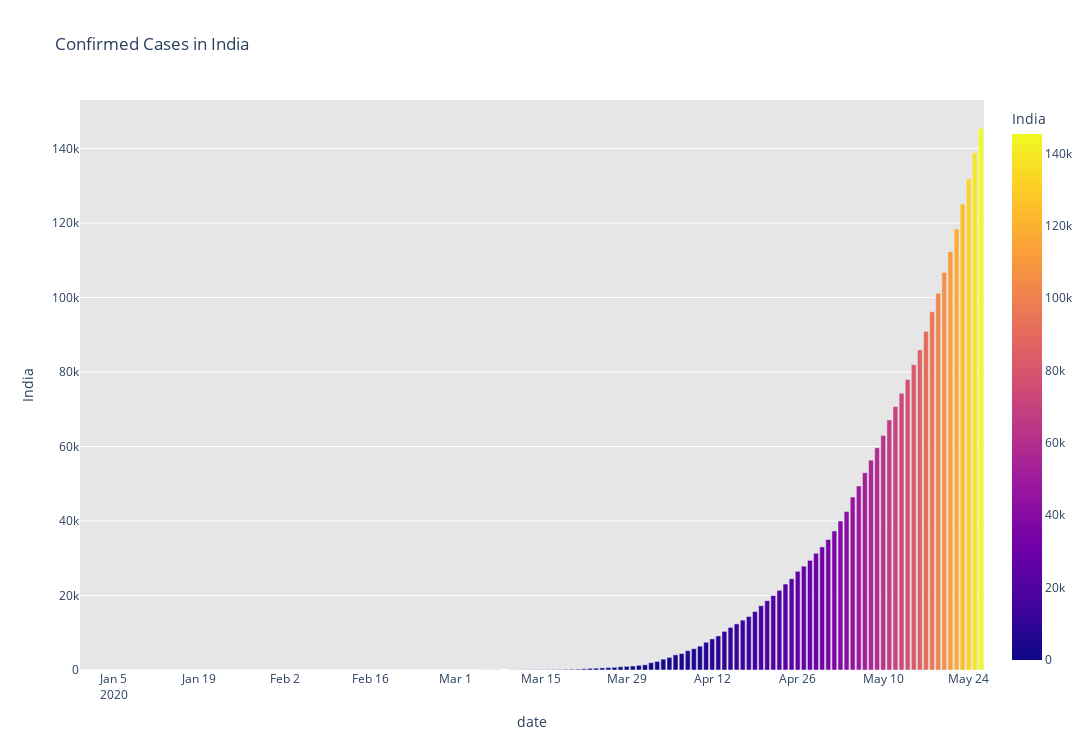

Notebook cell for this chart:
### Code cell
# Cumulation cases in India
fig = px.bar(dbd_World, x="date", y="India", color='India', orientation='v', height=750, width= 1500, title='Confirmed Cases in India', color_discrete_sequence = px.colors.cyclical.IceFire)

fig.update_layout(plot_bgcolor='rgb(230, 230, 230)')
fig.show()

### Figure 1 — Plotly figure (JSON) as saved in the notebook; plotly's stock layout.template omitted (floating-point values rounded to 4 significant figures; data arrays with more than 128 entries replaced by an {"elided": "..."} marker saying what was removed)
{"data": [{"alignmentgroup": "True", "hovertemplate": "date=%{x}<br>India=%{marker.color}<extra></extra>", "legendgroup": "", "marker": {"color": {"elided": "148 int values"}, "coloraxis": "coloraxis"}, "name": "", "offsetgroup": "", "orientation": "v", "showlegend": false, "textposition": "auto", "type": "bar", "x": {"elided": "148 str values"}, "xaxis": "x", "y": {"elided": "148 int values"}, "yaxis": "y"}], "layout": {"barmode": "relative", "coloraxis": {"colorbar": {"title": {"text": "India"}}, "colorscale": [[0, "#0d0887"], [0.1111, "#46039f"], [0.2222, "#7201a8"], [0.3333, "#9c179e"], [0.4444, "#bd3786"], [0.5556, "#d8576b"], [0.6667, "#ed7953"], [0.7778, "#fb9f3a"], [0.8889, "#fdca26"], [1, "#f0f921"]]}, "height": 750, "legend": {"tracegroupgap": 0}, "plot_bgcolor": "rgb(230, 230, 230)", "title": {"text": "Confirmed Cases in India"}, "width": 1500, "xaxis": {"anchor": "y", "domain": [0, 1], "title": {"text": "date"}}, "yaxis": {"anchor": "x", "domain": [0, 1], "title": {"text": "India"}}}}
